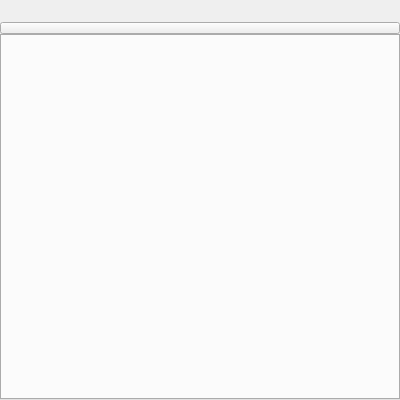
<?xml version="1.0" encoding="UTF-8"?>
<ui version="4.0">
 <class>LocusPickerLauncher</class>
 <widget class="QMainWindow" name="LocusPickerLauncher">
  <property name="geometry">
   <rect>
    <x>0</x>
    <y>0</y>
    <width>400</width>
    <height>400</height>
   </rect>
  </property>
  <property name="windowTitle">
   <string>LOCUS Picker User UI</string>
  </property>
  <property name="styleSheet">
   <string notr="true">QToolBar { padding: 1px; }
QTootip { padding: 0px; }</string>
  </property>
  <widget class="QWidget" name="centralwidget">
   <layout class="QVBoxLayout" name="verticalLayout">
    <property name="spacing">
     <number>0</number>
    </property>
    <property name="margin">
     <number>0</number>
    </property>
    <item>
     <widget class="QToolBar" name="upperToolBar">
      <property name="contextMenuPolicy">
       <enum>Qt::PreventContextMenu</enum>
      </property>
      <property name="windowTitle">
       <string>upperToolBar</string>
      </property>
      <property name="movable">
       <bool>false</bool>
      </property>
      <property name="allowedAreas">
       <set>Qt::TopToolBarArea</set>
      </property>
      <property name="iconSize">
       <size>
        <width>16</width>
        <height>16</height>
       </size>
      </property>
      <property name="floatable">
       <bool>false</bool>
      </property>
     </widget>
    </item>
    <item>
     <widget class="QToolBar" name="lowerToolBar">
      <property name="contextMenuPolicy">
       <enum>Qt::PreventContextMenu</enum>
      </property>
      <property name="windowTitle">
       <string>lowerToolBar</string>
      </property>
      <property name="movable">
       <bool>false</bool>
      </property>
      <property name="allowedAreas">
       <set>Qt::TopToolBarArea</set>
      </property>
      <property name="iconSize">
       <size>
        <width>32</width>
        <height>32</height>
       </size>
      </property>
      <property name="floatable">
       <bool>false</bool>
      </property>
     </widget>
    </item>
    <item>
     <layout class="QHBoxLayout" name="topMenuToggle_layout">
      <property name="margin">
       <number>0</number>
      </property>
      <item>
       <widget class="QToolButton" name="topMenuToggleButton">
        <property name="sizePolicy">
         <sizepolicy hsizetype="Expanding" vsizetype="Fixed">
          <horstretch>0</horstretch>
          <verstretch>0</verstretch>
         </sizepolicy>
        </property>
        <property name="minimumSize">
         <size>
          <width>0</width>
          <height>12</height>
         </size>
        </property>
        <property name="maximumSize">
         <size>
          <width>16777215</width>
          <height>12</height>
         </size>
        </property>
        <property name="focusPolicy">
         <enum>Qt::NoFocus</enum>
        </property>
        <property name="toolTip">
         <string>Toggle Upper Menu:
To show or hide upper menu, click it.</string>
        </property>
        <property name="iconSize">
         <size>
          <width>8</width>
          <height>8</height>
         </size>
        </property>
        <property name="toolButtonStyle">
         <enum>Qt::ToolButtonIconOnly</enum>
        </property>
       </widget>
      </item>
     </layout>
    </item>
    <item>
     <widget class="QWidget" name="tabContainWidget" native="true">
      <layout class="QVBoxLayout" name="tabContainLayout">
       <property name="spacing">
        <number>0</number>
       </property>
       <property name="margin">
        <number>0</number>
       </property>
       <item>
        <widget class="QTabWidget" name="tabWidget">
         <property name="acceptDrops">
          <bool>true</bool>
         </property>
        </widget>
       </item>
      </layout>
     </widget>
    </item>
   </layout>
  </widget>
 </widget>
 <resources/>
 <connections/>
</ui>
